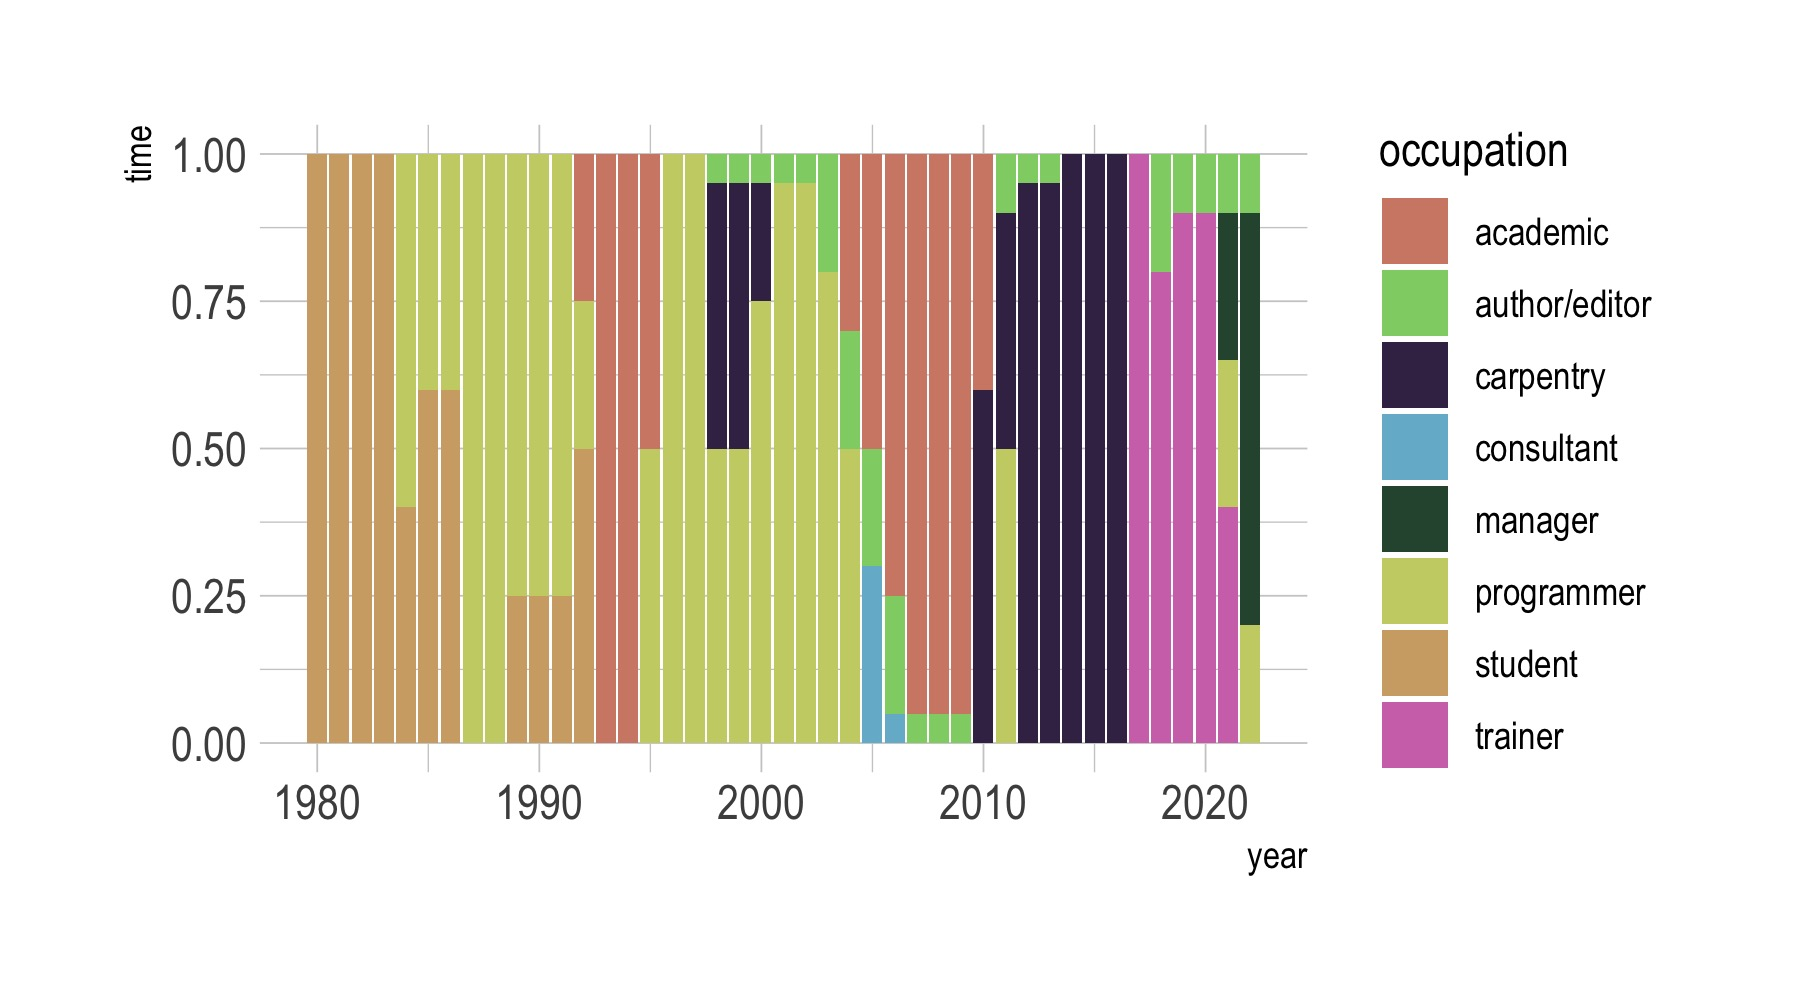

R code for this plot:
library(tidyverse)
library(hrbrthemes)

plot <- read_csv("occupations.csv") %>%
  pivot_longer(!year, names_to="occupation", values_to="time") %>%
  ggplot(aes(x=year, y=time)) +
  geom_bar(aes(fill=occupation), stat="identity") +
  theme_ipsum() +
  scale_fill_ipsum()
ggsave(filename="occupations.jpg", plot=plot, width=1800, height=1000, units="px")